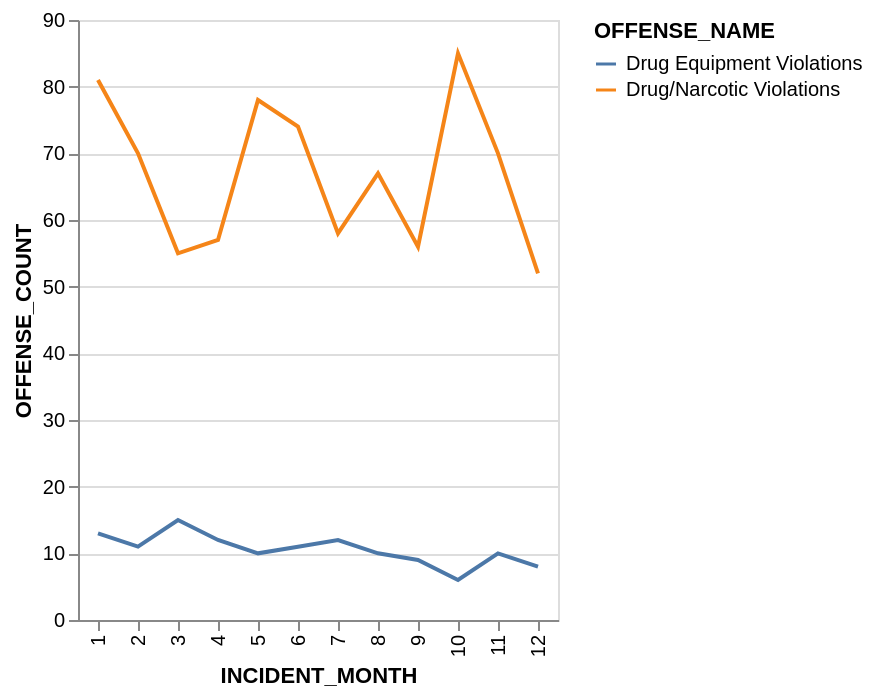

The cell this chart's notebook holds for it:
### Code cell
alt.Chart(olympia19offenseCounts).mark_line().encode(
    x='INCIDENT_MONTH:O',
    y='OFFENSE_COUNT',
    color='OFFENSE_NAME',

)

### Figure 1 — Vega-Lite specification as saved in the notebook (floating-point values rounded to 4 significant figures)
{"config": {"view": {"continuousWidth": 400, "continuousHeight": 300}}, "data": {"name": "data-5a53ae175bd94d0359112aca9308ac48"}, "mark": "line", "encoding": {"color": {"type": "nominal", "field": "OFFENSE_NAME"}, "x": {"type": "ordinal", "field": "INCIDENT_MONTH"}, "y": {"type": "quantitative", "field": "OFFENSE_COUNT"}}, "$schema": "https://vega.github.io/schema/vega-lite/v4.8.1.json", "datasets": {"data-5a53ae175bd94d0359112aca9308ac48": [{"INCIDENT_MONTH": 1, "OFFENSE_NAME": "Drug Equipment Violations", "OFFENSE_COUNT": 13, "CRU": 0}, {"INCIDENT_MONTH": 1, "OFFENSE_NAME": "Drug/Narcotic Violations", "OFFENSE_COUNT": 81, "CRU": 0}, {"INCIDENT_MONTH": 2, "OFFENSE_NAME": "Drug Equipment Violations", "OFFENSE_COUNT": 11, "CRU": 0}, {"INCIDENT_MONTH": 2, "OFFENSE_NAME": "Drug/Narcotic Violations", "OFFENSE_COUNT": 70, "CRU": 0}, {"INCIDENT_MONTH": 3, "OFFENSE_NAME": "Drug Equipment Violations", "OFFENSE_COUNT": 15, "CRU": 0}, {"INCIDENT_MONTH": 3, "OFFENSE_NAME": "Drug/Narcotic Violations", "OFFENSE_COUNT": 55, "CRU": 0}, {"INCIDENT_MONTH": 4, "OFFENSE_NAME": "Drug Equipment Violations", "OFFENSE_COUNT": 12, "CRU": 1}, {"INCIDENT_MONTH": 4, "OFFENSE_NAME": "Drug/Narcotic Violations", "OFFENSE_COUNT": 57, "CRU": 1}, {"INCIDENT_MONTH": 5, "OFFENSE_NAME": "Drug Equipment Violations", "OFFENSE_COUNT": 10, "CRU": 1}, {"INCIDENT_MONTH": 5, "OFFENSE_NAME": "Drug/Narcotic Violations", "OFFENSE_COUNT": 78, "CRU": 1}, {"INCIDENT_MONTH": 6, "OFFENSE_NAME": "Drug Equipment Violations", "OFFENSE_COUNT": 11, "CRU": 1}, {"INCIDENT_MONTH": 6, "OFFENSE_NAME": "Drug/Narcotic Violations", "OFFENSE_COUNT": 74, "CRU": 1}, {"INCIDENT_MONTH": 7, "OFFENSE_NAME": "Drug Equipment Violations", "OFFENSE_COUNT": 12, "CRU": 1}, {"INCIDENT_MONTH": 7, "OFFENSE_NAME": "Drug/Narcotic Violations", "OFFENSE_COUNT": 58, "CRU": 1}, {"INCIDENT_MONTH": 8, "OFFENSE_NAME": "Drug Equipment Violations", "OFFENSE_COUNT": 10, "CRU": 1}, {"INCIDENT_MONTH": 8, "OFFENSE_NAME": "Drug/Narcotic Violations", "OFFENSE_COUNT": 67, "CRU": 1}, {"INCIDENT_MONTH": 9, "OFFENSE_NAME": "Drug Equipment Violations", "OFFENSE_COUNT": 9, "CRU": 1}, {"INCIDENT_MONTH": 9, "OFFENSE_NAME": "Drug/Narcotic Violations", "OFFENSE_COUNT": 56, "CRU": 1}, {"INCIDENT_MONTH": 10, "OFFENSE_NAME": "Drug Equipment Violations", "OFFENSE_COUNT": 6, "CRU": 1}, {"INCIDENT_MONTH": 10, "OFFENSE_NAME": "Drug/Narcotic Violations", "OFFENSE_COUNT": 85, "CRU": 1}, {"INCIDENT_MONTH": 11, "OFFENSE_NAME": "Drug Equipment Violations", "OFFENSE_COUNT": 10, "CRU": 1}, {"INCIDENT_MONTH": 11, "OFFENSE_NAME": "Drug/Narcotic Violations", "OFFENSE_COUNT": 70, "CRU": 1}, {"INCIDENT_MONTH": 12, "OFFENSE_NAME": "Drug Equipment Violations", "OFFENSE_COUNT": 8, "CRU": 1}, {"INCIDENT_MONTH": 12, "OFFENSE_NAME": "Drug/Narcotic Violations", "OFFENSE_COUNT": 52, "CRU": 1}]}}
